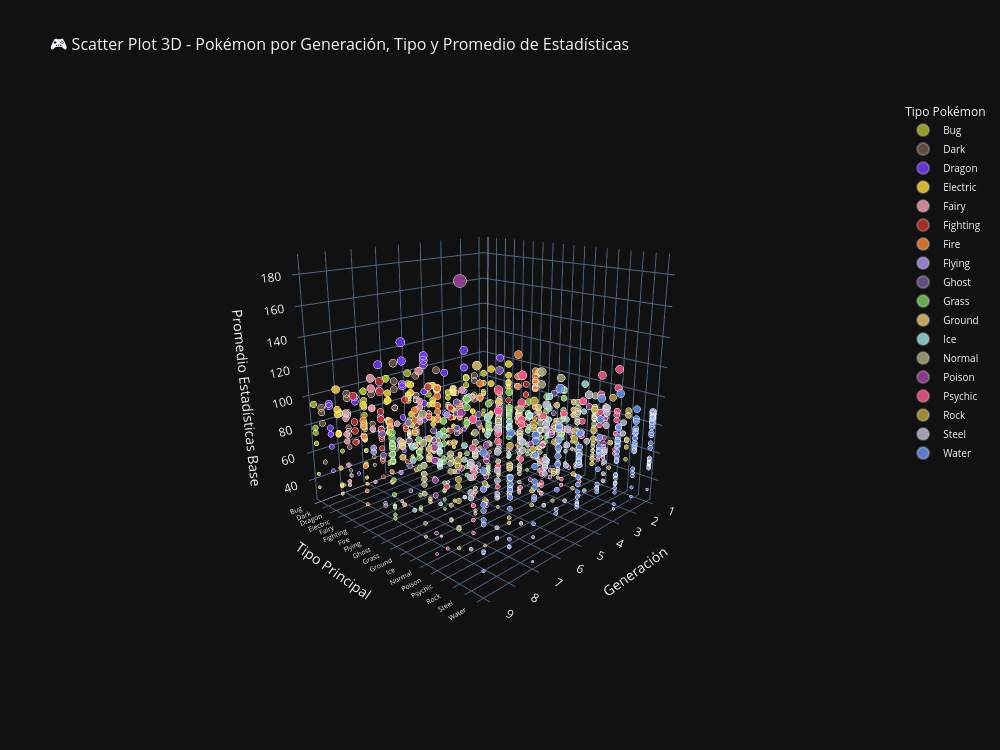

The notebook cell saved with this chart:
### Markdown cell above
---

## 11. Diferenciación Visual por Tipo y Hover Detallado

Mejoramos la visualización con:
- **Colores oficiales** por tipo Pokémon
- **Tamaño de marcadores** proporcional al promedio de estadísticas
- **Hover enriquecido** mostrando nombre, tipo, generación, promedio y todas las estadísticas individuales

### Code cell
# ============================================================
# Scatter Plot 3D con hover detallado y marcadores proporcionales
# ============================================================

fig2 = go.Figure()

for tipo in sorted(df['type1'].unique()):
    df_tipo = df[df['type1'] == tipo]
    color = colores_tipo.get(tipo, '#FFFFFF')
    
    # Tamaño proporcional al promedio de estadísticas (normalizado)
    sizes = 3 + (df_tipo['promedio_estadisticas'] - df['promedio_estadisticas'].min()) / \
            (df['promedio_estadisticas'].max() - df['promedio_estadisticas'].min()) * 12
    
    # Construir texto de hover completo
    hover_texts = []
    for _, row in df_tipo.iterrows():
        hover_text = (
            f"<b>{row['name']}</b>"
            f"<br>━━━━━━━━━━━━━━━━━━━━"
            f"<br>🎯 Tipo: {row['type1']}"
            f"{'/' + row['type2'] if row['type2'] != 'None' else ''}"
            f"<br>🎮 Generación: {int(row['generation'])}"
            f"<br>📊 Promedio: {row['promedio_estadisticas']:.1f}"
            f"<br>━━━━━━━━━━━━━━━━━━━━"
            f"<br>❤️ HP: {int(row['hp'])}"
            f"<br>⚔️ Attack: {int(row['attack'])}"
            f"<br>🛡️ Defense: {int(row['defense'])}"
            f"<br>🔮 Sp.Atk: {int(row['sp_atk'])}"
            f"<br>🔰 Sp.Def: {int(row['sp_def'])}"
            f"<br>💨 Speed: {int(row['speed'])}"
        )
        hover_texts.append(hover_text)
    
    fig2.add_trace(go.Scatter3d(
        x=df_tipo['generation'],
        y=df_tipo['type1_num'],
        z=df_tipo['promedio_estadisticas'],
        mode='markers',
        name=tipo,
        marker=dict(
            size=sizes,
            color=color,
            opacity=0.85,
            line=dict(width=0.5, color='rgba(255,255,255,0.3)'),
            symbol='circle'
        ),
        text=hover_texts,
        hoverinfo='text',
        hovertemplate='%{text}<extra></extra>'
    ))

# Configurar etiquetas del eje Y con nombres de tipos
tipo_tickvals = list(tipo_a_numero.values())
tipo_ticktext = list(tipo_a_numero.keys())

fig2.update_layout(
    title=dict(
        text='🎮 Scatter Plot 3D - Pokémon por Generación, Tipo y Promedio de Estadísticas',
        font=dict(size=16)
    ),
    scene=dict(
        xaxis=dict(title='Generación', tickvals=generaciones_ordenadas, dtick=1),
        yaxis=dict(title='Tipo Principal', tickvals=tipo_tickvals, ticktext=tipo_ticktext, tickfont=dict(size=9)),
        zaxis=dict(title='Promedio Estadísticas Base'),
        camera=dict(eye=dict(x=1.8, y=1.8, z=0.8))
    ),
    width=1000,
    height=750,
    template='plotly_dark',
    legend=dict(
        title='Tipo Pokémon',
        font=dict(size=10),
        itemsizing='constant'
    )
)

fig2.show()
print('✅ Scatter Plot 3D con hover detallado construido exitosamente')
